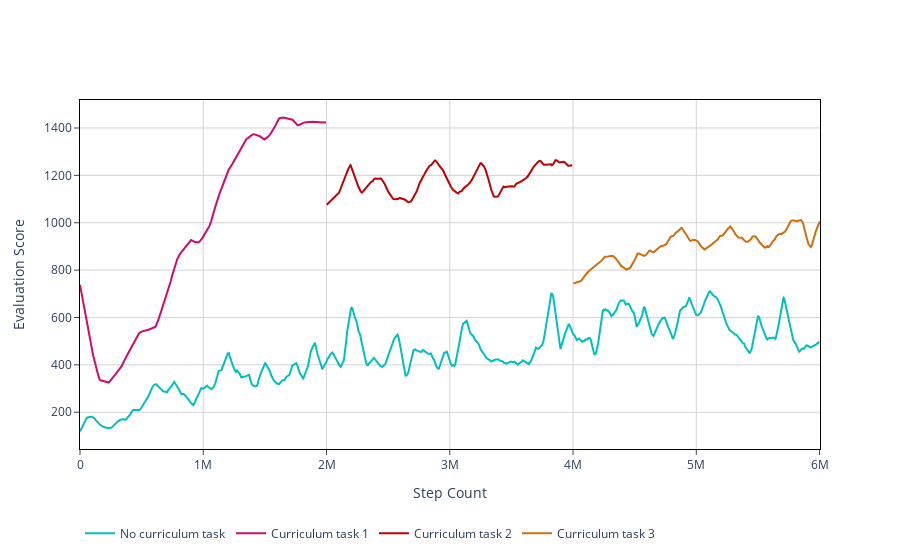

Notebook cell for this chart:
### Code cell
vis.plot_trajectories(
    [ppo_stats_nocurr, ppo_stats_curr],
    time_domain='steps',
)
